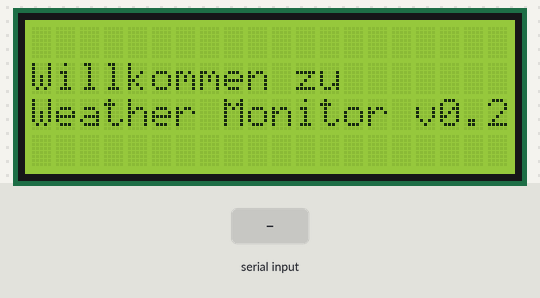
Bench run of a sketch on a simulated Arduino Uno, built with avr-gcc and run on an emulated ATmega328P. On the bench: 20×4 character LCD. The inputs (shaded band) are chosen by the test bench.

Above: at 1.2 s.
1.3 s: "1\n" received over Serial
At 1.9 s:
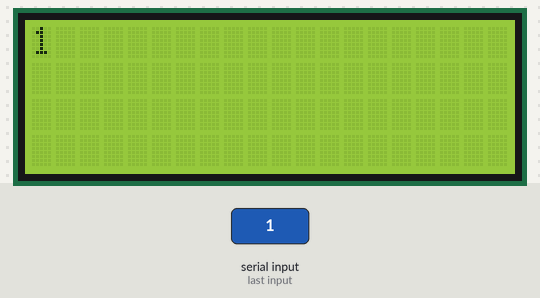
2.8 s: "0\n" received over Serial
At 4.0 s:
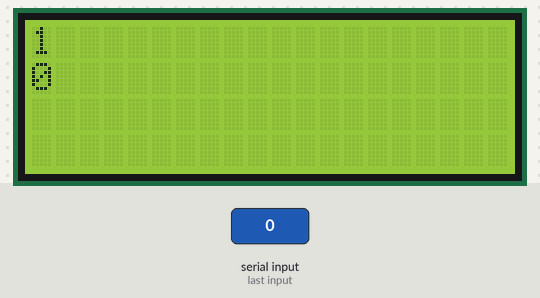
4.3 s: "2\n" received over Serial
Timing chart, 0 to 7.3 s (numbered marks = the images above; inputs shaded):
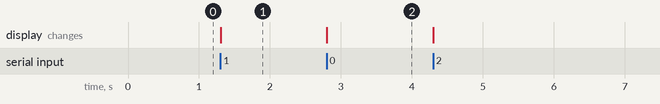

The sketch:

weather.ino
```cpp
#include <LiquidCrystal.h>
#define RS 3  // Register Select
#define E 4  // Enable
#define D4 8  // Datenleitung 4
#define D5 9  // Datenleitung 5
#define D6 10  // Datenleitung 6
#define D7 11  // Datenleitung 7
#define COLS 20 // Anzahl der Spalten
#define ROWS 4  // Anzahl der Zeilen

char message[20];
boolean flag = false;

LiquidCrystal lcd(RS, E, D4, D5, D6, D7); // Objekt instanziieren

void setup(){
  lcd.begin(COLS, ROWS);  // Anzahl der Spalten und Zeilen
  lcd.setCursor(0, 1);  // In die 2. Zeile wechseln
  lcd.print("Willkommen zu");
  lcd.setCursor(0, 2);  // In die 2. Zeile wechseln
  lcd.print("Weather Monitor v0.2"); // Ausgabe des Textes
  Serial.begin(9600);
}

void loop() {
  if(Serial.available() > 0) {
  static int i =0;
  if(i == 0) {
     lcd.clear();
     i++;
  }
  lcd.home();
  String foo = Serial.readStringUntil('\n');
  draw_to_screen(foo);
  }
}

void print_string(String message, int column) {
  char buffer[20];
  message.toCharArray(buffer,20);
  lcd.setCursor(0,column);
  lcd.write(buffer);
}

void draw_to_screen(String message) {
  //check if string is to long
  static int count = 0;

  if(count == 4){
    lcd.clear();
    count = 0;
    lcd.home();
  }

  if(message.length() > 20) {
     //print first string
     String temp = message.substring(0,19);
     print_string(temp,count);
     temp = message.substring(19,message.length());
     print_string(temp,count+1);
  } else {
  print_string(message,count);
  }
    count++;
}
```

Measured:
- after the input at 1.3 s, the display: changes at once (image 1)
- after the input at 2.8 s, the display: changes at once (image 2)
